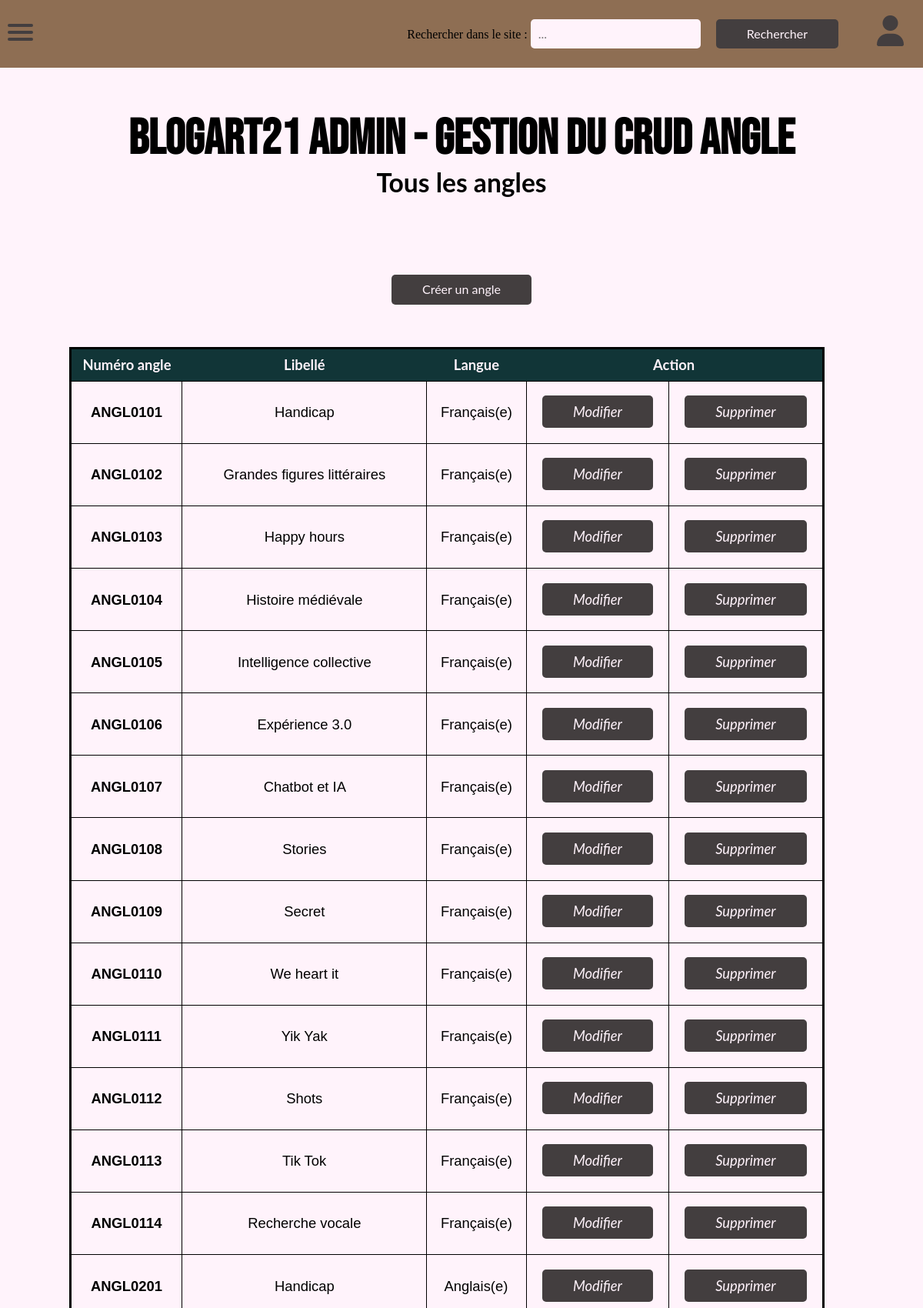
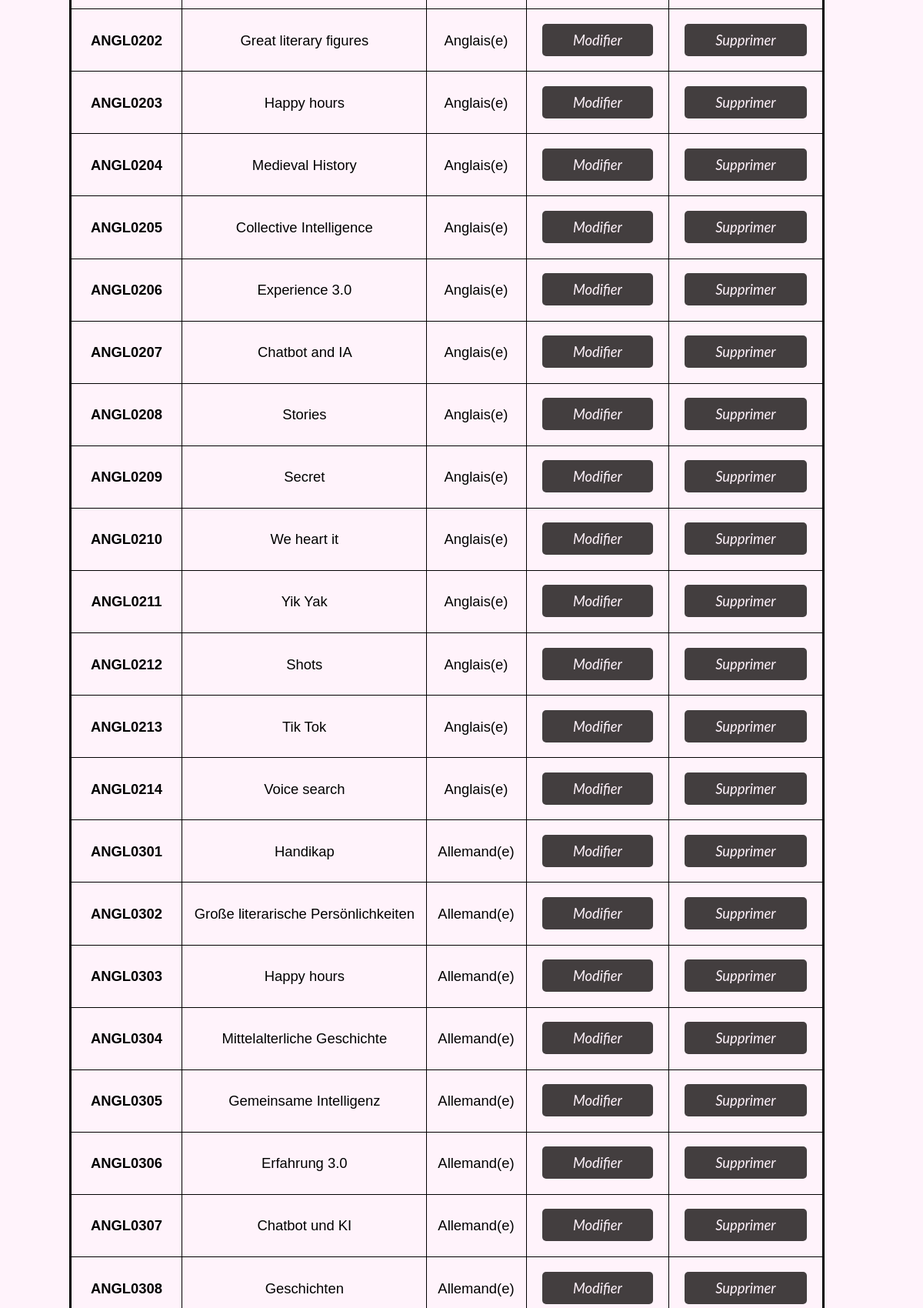
/back/angle/angle.php (upper part), run on the app's committed database (2 pictures, top to bottom).
### tables this page shows
CREATE TABLE IF NOT EXISTS `angle` (
  `numAngl` char(8) NOT NULL,
  `libAngl` char(60) DEFAULT NULL,
  `numLang` char(8) NOT NULL,
  PRIMARY KEY (`numAngl`),
  KEY `ANGLE_FK` (`numAngl`),
  KEY `FK_ASSOCIATION_3` (`numLang`)
);

CREATE TABLE IF NOT EXISTS `langue` (
  `numLang` char(8) NOT NULL,
  `lib1Lang` char(30) DEFAULT NULL,
  `lib2Lang` char(60) DEFAULT NULL,
  `numPays` char(4) DEFAULT NULL,
  PRIMARY KEY (`numLang`),
  KEY `LANGUE_FK` (`numLang`),
  KEY `FK_ASSOCIATION_7` (`numPays`)
);

### CLASS_CRUD/angle.class.php (called while the page is built, shortened)
<?
	require_once __DIR__ . './../../CONNECT/database.php';
	class ANGLE{
        function get_AllAngleByLangue(){
            global $db;
            $query = 'SELECT numAngl, libAngl, lib1Lang FROM angle INNER JOIN langue ON angle.numLang = langue.numLang ORDER BY numAngl ASC;';
            $result = $db->prepare($query);
            $result->execute();
            return($result->fetchAll());
        }
	}

### back/angle/angle.php (the view, shortened to what this page needs)
<?
    require_once __DIR__ . './../../CLASS_CRUD/angle.class.php';
    $monAngle = new ANGLE;
?>
<!DOCTYPE html>
<html lang="fr">
<head>
    <link rel="stylesheet" href="./../../front/assets/css/normalize.css">
    <link rel="stylesheet" href="./../../front/assets/css/nav.css">
    <link rel="stylesheet" href="./../css/footer.css">
    <link rel="stylesheet" href="./../css/gestionCRUD.css" >
</head>
<body>
    <?php
    include __DIR__ ."./../commons/navbar.php";
    ?>
    <div class="wrapper">
        <div class="hautpage">
            <div class="Titre">
                <h1>BLOGART21 Admin - Gestion du CRUD Angle</h1>
                <h2>Tous les angles</h2>
            </div>
            <div class="creerBt">
                <button class="button" onclick="location.href='./createAngle.php'">
                    Créer un angle
                </button>
            </div>
        </div>
        <div class="tableArea">
            <table class="tableau">
                <thead class="entete">
                    <tr>
                        <th>&nbsp;Numéro angle&nbsp;</th>
                        <th>&nbsp;Libellé&nbsp;</th>
                        <th>&nbsp;Langue&nbsp;</th>
                        <th colspan="2">&nbsp;Action&nbsp;</th>
                    </tr>
                </thead>
            </div>
            <tbody class="body">
        <?
            $allAngle = $monAngle->get_AllAngleByLangue();
            foreach($allAngle as $row){
        ?>
                <tr>
                <td><h4>&nbsp; <?php echo $row["numAngl"]; ?> &nbsp;</h4></td>
                <td>&nbsp; <?php echo $row["libAngl"]; ?> &nbsp;</td>
                <td>&nbsp; <?php echo $row["lib1Lang"]; ?> &nbsp;</td>
                <td>&nbsp;<a class="button" href="./updateAngle.php?id=<?=$row["numAngl"];?>"><i>Modifier</i></a>&nbsp;
                <br /></td>
                <td>&nbsp;<a class="button" href="./deleteAngle.php?id=<?=$row["numAngl"];?>"><i>Supprimer</i></a>&nbsp;
                <br /></td>
                </tr>
        <?
            }
        ?>
            </tbody>
        </div>
</body>
</html>

### back/css/footer.css (style rules this page uses)
.button { color: #FFF3FB; background-color: #433E3F; padding: 10px 40px; text-align: center; border: none; border-radius: 5px; font-family: 'Lato'; text-decoration: none; margin: 5px 10px; }

### back/css/gestionCRUD.css (style rules this page uses)
.wrapper { background-color: #FFF3FB; width: 100%; display: flex; flex-direction: column; align-items: center; }
.Titre { text-align: center; margin-top: 18vh; margin-bottom: 12vh; }
.Titre h1 { font-family: 'Bebas Neue', cursive; font-size: 4em; }
.Titre h2 { font-family: 'Lato', sans-serif; Font-size: 2.1em; }
.button { color: #FFF3FB; text-decoration: none; background-color: #433E3F; padding: 10px 40px; text-align: center; border: none; border-radius: 5px; font-family: 'Lato', sans-serif; }
.creerBt { width: 100%; display: flex; justify-content: center; }
.tableArea { margin: 50px 100px; width: 85%; overflow-x: scroll; }
.tableau { font-family: 'Lato', sans-serif; font-size: 1.15em; border: medium solid black; border-radius: 8px; border-collapse: collapse; justify-content: center; }
th { padding: 10px; background-color: #113537; color: #FFF3FB; }
td { font-family: sans-serif; border: thin solid; padding: 5px; text-align: center; }

### data on the page
angle: numAngl "ANGL0101", libAngl "Handicap", numLang.lib1Lang "Français(e)"
angle: numAngl "ANGL0102", libAngl "Grandes figures littéraires", numLang.lib1Lang "Français(e)"
angle: numAngl "ANGL0103", libAngl "Happy hours", numLang.lib1Lang "Français(e)"
angle: numAngl "ANGL0104", libAngl "Histoire médiévale", numLang.lib1Lang "Français(e)"
angle: numAngl "ANGL0105", libAngl "Intelligence collective", numLang.lib1Lang "Français(e)"
angle: numAngl "ANGL0106", libAngl "Expérience 3.0", numLang.lib1Lang "Français(e)"
angle: numAngl "ANGL0107", libAngl "Chatbot et IA", numLang.lib1Lang "Français(e)"
angle: numAngl "ANGL0108", libAngl "Stories", numLang.lib1Lang "Français(e)"
angle: numAngl "ANGL0109", libAngl "Secret", numLang.lib1Lang "Français(e)"
angle: numAngl "ANGL0110", libAngl "We heart it", numLang.lib1Lang "Français(e)"
angle: numAngl "ANGL0111", libAngl "Yik Yak", numLang.lib1Lang "Français(e)"
angle: numAngl "ANGL0112", libAngl "Shots", numLang.lib1Lang "Français(e)"
angle: numAngl "ANGL0113", libAngl "Tik Tok", numLang.lib1Lang "Français(e)"
angle: numAngl "ANGL0114", libAngl "Recherche vocale", numLang.lib1Lang "Français(e)"
angle: numAngl "ANGL0201", libAngl "Handicap", numLang.lib1Lang "Anglais(e)"
angle: numAngl "ANGL0202", libAngl "Great literary figures", numLang.lib1Lang "Anglais(e)"
angle: numAngl "ANGL0203", libAngl "Happy hours", numLang.lib1Lang "Anglais(e)"
angle: numAngl "ANGL0204", libAngl "Medieval History", numLang.lib1Lang "Anglais(e)"
angle: numAngl "ANGL0205", libAngl "Collective Intelligence", numLang.lib1Lang "Anglais(e)"
angle: numAngl "ANGL0206", libAngl "Experience 3.0", numLang.lib1Lang "Anglais(e)"
angle: numAngl "ANGL0207", libAngl "Chatbot and IA", numLang.lib1Lang "Anglais(e)"
angle: numAngl "ANGL0208", libAngl "Stories", numLang.lib1Lang "Anglais(e)"
angle: numAngl "ANGL0209", libAngl "Secret", numLang.lib1Lang "Anglais(e)"
angle: numAngl "ANGL0210", libAngl "We heart it", numLang.lib1Lang "Anglais(e)"
angle: numAngl "ANGL0211", libAngl "Yik Yak", numLang.lib1Lang "Anglais(e)"
angle: numAngl "ANGL0212", libAngl "Shots", numLang.lib1Lang "Anglais(e)"
angle: numAngl "ANGL0213", libAngl "Tik Tok", numLang.lib1Lang "Anglais(e)"
angle: numAngl "ANGL0214", libAngl "Voice search", numLang.lib1Lang "Anglais(e)"
angle: numAngl "ANGL0301", libAngl "Handikap", numLang.lib1Lang "Allemand(e)"
angle: numAngl "ANGL0302", libAngl "Große literarische Persönlichkeiten", numLang.lib1Lang "Allemand(e)"
angle: numAngl "ANGL0303", libAngl "Happy hours", numLang.lib1Lang "Allemand(e)"
angle: numAngl "ANGL0304", libAngl "Mittelalterliche Geschichte", numLang.lib1Lang "Allemand(e)"
angle: numAngl "ANGL0305", libAngl "Gemeinsame Intelligenz", numLang.lib1Lang "Allemand(e)"
angle: numAngl "ANGL0306", libAngl "Erfahrung 3.0", numLang.lib1Lang "Allemand(e)"
angle: numAngl "ANGL0307", libAngl "Chatbot und KI", numLang.lib1Lang "Allemand(e)"
angle: numAngl "ANGL0308", libAngl "Geschichten", numLang.lib1Lang "Allemand(e)"
